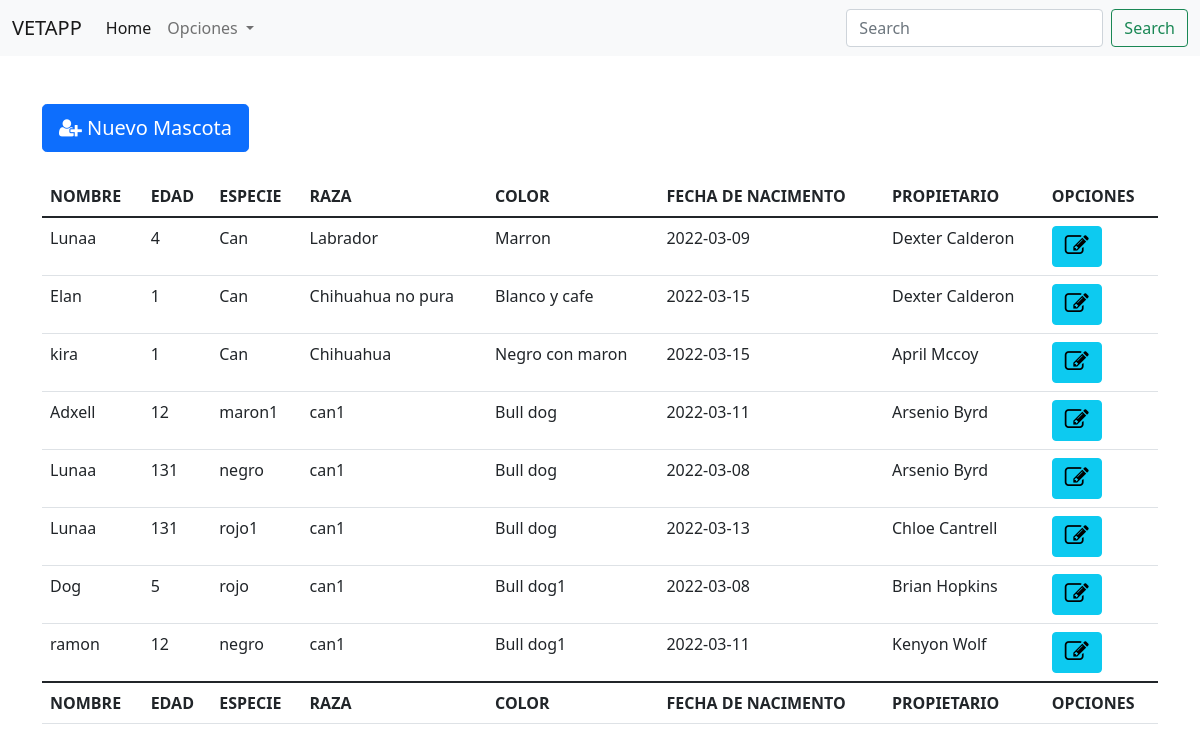
/listar_mascotas.php, run on the app's committed database.
### tables this page shows
CREATE TABLE `mascota` (
  `IDMAS` int(11) NOT NULL,
  `nombre` varchar(30) NOT NULL,
  `edad` varchar(10) NOT NULL,
  `especie` varchar(30) NOT NULL,
  `raza` varchar(30) NOT NULL,
  `color` varchar(30) NOT NULL,
  `fechanac` date NOT NULL,
  `dueno` int(11) NOT NULL
);

CREATE TABLE `dueno` (
  `ID` int(11) NOT NULL,
  `nombre` varchar(30) NOT NULL,
  `apellidos` varchar(70) NOT NULL,
  `telefono` varchar(45) NOT NULL,
  `correo` varchar(45) NOT NULL,
  `direccion` varchar(45) NOT NULL
);

### listar_mascotas.php (the view, shortened to what this page needs)
<?php
    include('index.php');
?>
<body>
    <br><br>
    <div class="container">
  <button type="button" class="btn btn-primary btn-lg" data-bs-toggle="modal" data-bs-target="#modalNew" data-bs-whatever="@mdo">
  <i class="fa fa-user-plus" aria-hidden="true"></i> Nuevo Mascota
  </button>
        <table class="table mt-4 table-hover">
            <thead>
                <tr>
                    <th>NOMBRE</th>
                    <th>EDAD</th>
                    <th>ESPECIE</th>
                    <th>RAZA</th>
                    <th>COLOR</th>
                    <th>FECHA DE NACIMENTO</th>
                    <th>PROPIETARIO</th>
                    <th>OPCIONES</th>
                </tr>
            </thead>
            <tbody>
                <?php include('conexion.php');?>
                <?php
                 $sql= "CAll GetAllAnimals()";
                 $result = $mysqli->query($sql);
                 while($row=mysqli_fetch_assoc($result)){
                ?>
                        <tr>
                            <td title="<?php echo $row["nombre"]?>"><?php echo $row["nombre"]?></td>
                            <td title="<?php echo $row["edad"]?>"><?php echo $row["edad"]?></td>
                            <td title="<?php echo $row["especie"]?>"><?php echo $row["especie"]?></td>
                            <td title="<?php echo $row["raza"]?>"><?php echo $row["raza"]?></td>
                            <td title="<?php echo $row["color"]?>"><?php echo $row["color"]?></td>
                            <td title="<?php echo $row["fechanac"]?>"><?php echo $row["fechanac"]?></td>
                                <?php
                                    include('conexion.php');
                                    $q="select * from dueno where ID=".$row['dueno'];
                                    $rs=$mysqli->query($q);
                                    while($fila=mysqli_fetch_assoc($rs)){
                                ?>
                                    <td title="<?php echo $fila['nombre'].' '.$fila['apellidos'];?>">
                                        <?php echo $fila['nombre'].' '.$fila['apellidos'];?>
                                    </td>
                                <?php
                                }
                                ?>
                            <td>
                                <button title="Editar" type="button" class="btn btn-info" onclick="OpenModal(<?=$row['IDMAS'];?>);">
                                    <i class="fa fa-pencil-square-o" aria-hidden="true" style="font-size:24px"></i>
                                </button>
                            </td>
                        </tr>
                <?php
                }
                ?>
            </tbody>
            <tfoot>
                <tr>
                    <th>NOMBRE</th>
                    <th>EDAD</th>
                    <th>ESPECIE</th>
                    <th>RAZA</th>
                    <th>COLOR</th>
                    <th>FECHA DE NACIMENTO</th>
                    <th>PROPIETARIO</th>
                    <th>OPCIONES</th>
                </tr>
            </tfoot>
        </table>
    </div>
</body>

### data on the page
mascota: nombre "Lunaa", edad "4", especie "Can", raza "Labrador", color "Marron", fechanac "2022-03-09"
dueno: nombre "Dexter", apellidos "Calderon"
mascota: nombre "Elan", edad "1", especie "Can", raza "Chihuahua no pura", color "Blanco y cafe", fechanac "2022-03-15"
mascota: nombre "kira", edad "1", especie "Can", raza "Chihuahua", color "Negro con maron", fechanac "2022-03-15"
dueno: nombre "April", apellidos "Mccoy"
mascota: nombre "Adxell", edad "12", especie "maron1", raza "can1", color "Bull dog", fechanac "2022-03-11"
dueno: nombre "Arsenio", apellidos "Byrd"
mascota: nombre "Lunaa", edad "131", especie "negro", raza "can1", color "Bull dog", fechanac "2022-03-08"
mascota: nombre "Lunaa", edad "131", especie "rojo1", raza "can1", color "Bull dog", fechanac "2022-03-13"
dueno: nombre "Chloe", apellidos "Cantrell"
mascota: nombre "Dog", edad "5", especie "rojo", raza "can1", color "Bull dog1", fechanac "2022-03-08"
dueno: nombre "Brian", apellidos "Hopkins"
mascota: nombre "ramon", edad "12", especie "negro", raza "can1", color "Bull dog1", fechanac "2022-03-11"
dueno: nombre "Kenyon", apellidos "Wolf"
